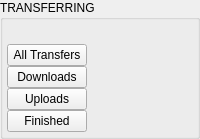
       <widget class="QGroupBox" name="wTransferring">
        <property name="minimumSize">
         <size>
          <width>0</width>
          <height>0</height>
         </size>
        </property>
        <property name="maximumSize">
         <size>
          <width>256</width>
          <height>600</height>
         </size>
        </property>
        <property name="title">
         <string>TRANSFERRING</string>
        </property>
        <property name="flat">
         <bool>true</bool>
        </property>
        <layout class="QVBoxLayout" name="verticalLayout">
         <property name="spacing">
          <number>0</number>
         </property>
         <property name="leftMargin">
          <number>4</number>
         </property>
         <property name="topMargin">
          <number>24</number>
         </property>
         <property name="rightMargin">
          <number>4</number>
         </property>
         <property name="bottomMargin">
          <number>4</number>
         </property>
         <item>
          <widget class="QFrame" name="fAllTransfers">
           <layout class="QHBoxLayout" name="horizontalLayout_10">
            <property name="spacing">
             <number>0</number>
            </property>
            <property name="leftMargin">
             <number>0</number>
            </property>
            <property name="topMargin">
             <number>0</number>
            </property>
            <property name="rightMargin">
             <number>0</number>
            </property>
            <property name="bottomMargin">
             <number>0</number>
            </property>
            <item>
             <widget class="QPushButton" name="tAllTransfers">
              <property name="sizePolicy">
               <sizepolicy hsizetype="Minimum" vsizetype="Fixed">
                <horstretch>0</horstretch>
                <verstretch>0</verstretch>
               </sizepolicy>
              </property>
              <property name="cursor">
               <cursorShape>PointingHandCursor</cursorShape>
              </property>
              <property name="text">
               <string>All Transfers</string>
              </property>
              <property name="icon">
              <iconset resource="../Resources_macx.qrc">
                <normaloff>:/images/ico_all_transfers.png</normaloff>:/images/ico_all_transfers.png</iconset>
              </property>
              <property name="autoDefault">
               <bool>false</bool>
              </property>
              <property name="flat">
               <bool>false</bool>
              </property>
             </widget>
            </item>
            <item>
             <spacer name="horizontalSpacer_2">
              <property name="orientation">
               <enum>Qt::Horizontal</enum>
              </property>
              <property name="sizeHint" stdset="0">
               <size>
                <width>40</width>
                <height>20</height>
               </size>
              </property>
             </spacer>
            </item>
            <item>
             <widget class="QLabel" name="lAllTransfers">
              <property name="enabled">
               <bool>true</bool>
              </property>
              <property name="sizePolicy">
               <sizepolicy hsizetype="MinimumExpanding" vsizetype="Preferred">
                <horstretch>0</horstretch>
                <verstretch>0</verstretch>
               </sizepolicy>
              </property>
              <property name="text">
               <string/>
              </property>
             </widget>
            </item>
           </layout>
          </widget>
         </item>
         <item>
          <widget class="QFrame" name="fDownloads">
           <layout class="QHBoxLayout" name="horizontalLayout_11">
            <property name="spacing">
             <number>0</number>
            </property>
            <property name="leftMargin">
             <number>0</number>
            </property>
            <property name="topMargin">
             <number>0</number>
            </property>
            <property name="rightMargin">
             <number>0</number>
            </property>
            <property name="bottomMargin">
             <number>0</number>
            </property>
            <item>
             <widget class="QPushButton" name="tDownloads">
              <property name="sizePolicy">
               <sizepolicy hsizetype="MinimumExpanding" vsizetype="Fixed">
                <horstretch>0</horstretch>
                <verstretch>0</verstretch>
               </sizepolicy>
              </property>
              <property name="cursor">
               <cursorShape>PointingHandCursor</cursorShape>
              </property>
              <property name="text">
               <string>Downloads</string>
              </property>
              <property name="icon">
              <iconset resource="../Resources_macx.qrc">
                <normaloff>:/images/ico_download.png</normaloff>:/images/ico_download.png</iconset>
              </property>
              <property name="autoDefault">
               <bool>false</bool>
              </property>
             </widget>
            </item>
            <item>
             <spacer name="horizontalSpacer_3">
              <property name="orientation">
               <enum>Qt::Horizontal</enum>
              </property>
              <property name="sizeHint" stdset="0">
               <size>
                <width>40</width>
                <height>20</height>
               </size>
              </property>
             </spacer>
            </item>
            <item>
             <widget class="QLabel" name="lDownloads">
              <property name="enabled">
               <bool>true</bool>
              </property>
              <property name="sizePolicy">
               <sizepolicy hsizetype="MinimumExpanding" vsizetype="Preferred">
                <horstretch>0</horstretch>
                <verstretch>0</verstretch>
               </sizepolicy>
              </property>
              <property name="text">
               <string/>
              </property>
             </widget>
            </item>
           </layout>
          </widget>
         </item>
         <item>
          <widget class="QFrame" name="fUploads">
           <layout class="QHBoxLayout" name="horizontalLayout_12">
            <property name="spacing">
             <number>0</number>
            </property>
            <property name="leftMargin">
             <number>0</number>
            </property>
            <property name="topMargin">
             <number>0</number>
            </property>
            <property name="rightMargin">
             <number>0</number>
            </property>
            <property name="bottomMargin">
             <number>0</number>
            </property>
            <item>
             <widget class="QPushButton" name="tUploads">
              <property name="sizePolicy">
               <sizepolicy hsizetype="MinimumExpanding" vsizetype="Fixed">
                <horstretch>0</horstretch>
                <verstretch>0</verstretch>
               </sizepolicy>
              </property>
              <property name="cursor">
               <cursorShape>PointingHandCursor</cursorShape>
              </property>
              <property name="text">
               <string>Uploads</string>
              </property>
              <property name="icon">
              <iconset resource="../Resources_macx.qrc">
                <normaloff>:/images/ico_upload.png</normaloff>:/images/ico_upload.png</iconset>
              </property>
              <property name="autoDefault">
               <bool>false</bool>
              </property>
             </widget>
            </item>
            <item>
             <spacer name="horizontalSpacer_4">
              <property name="orientation">
               <enum>Qt::Horizontal</enum>
              </property>
              <property name="sizeHint" stdset="0">
               <size>
                <width>40</width>
                <height>20</height>
               </size>
              </property>
             </spacer>
            </item>
            <item>
             <widget class="QLabel" name="lUploads">
              <property name="enabled">
               <bool>true</bool>
              </property>
              <property name="sizePolicy">
               <sizepolicy hsizetype="MinimumExpanding" vsizetype="Preferred">
                <horstretch>0</horstretch>
                <verstretch>0</verstretch>
               </sizepolicy>
              </property>
              <property name="text">
               <string/>
              </property>
             </widget>
            </item>
           </layout>
          </widget>
         </item>
         <item>
          <widget class="QFrame" name="fCompleted">
           <layout class="QHBoxLayout" name="horizontalLayout_13">
            <property name="spacing">
             <number>0</number>
            </property>
            <property name="leftMargin">
             <number>0</number>
            </property>
            <property name="topMargin">
             <number>0</number>
            </property>
            <property name="rightMargin">
             <number>0</number>
            </property>
            <property name="bottomMargin">
             <number>0</number>
            </property>
            <item>
             <widget class="QPushButton" name="tCompleted">
              <property name="enabled">
               <bool>true</bool>
              </property>
              <property name="sizePolicy">
               <sizepolicy hsizetype="MinimumExpanding" vsizetype="Fixed">
                <horstretch>0</horstretch>
                <verstretch>0</verstretch>
               </sizepolicy>
              </property>
              <property name="cursor">
               <cursorShape>PointingHandCursor</cursorShape>
              </property>
              <property name="text">
               <string>Finished</string>
              </property>
              <property name="icon">
              <iconset resource="../Resources_macx.qrc">
                <normaloff>:/images/ico_finished.png</normaloff>:/images/ico_finished.png</iconset>
              </property>
              <property name="autoDefault">
               <bool>false</bool>
              </property>
             </widget>
            </item>
            <item>
             <spacer name="horizontalSpacer_5">
              <property name="orientation">
               <enum>Qt::Horizontal</enum>
              </property>
              <property name="sizeHint" stdset="0">
               <size>
                <width>40</width>
                <height>20</height>
               </size>
              </property>
             </spacer>
            </item>
            <item>
             <widget class="QLabel" name="lCompleted">
              <property name="enabled">
               <bool>true</bool>
              </property>
              <property name="sizePolicy">
               <sizepolicy hsizetype="MinimumExpanding" vsizetype="Preferred">
                <horstretch>0</horstretch>
                <verstretch>0</verstretch>
               </sizepolicy>
              </property>
              <property name="text">
               <string/>
              </property>
             </widget>
            </item>
           </layout>
          </widget>
         </item>
        </layout>
       </widget>
